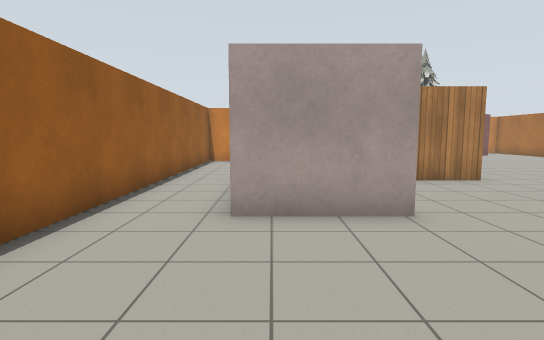
View 1 (above)

17 first-person views from a walk through a world built for the Gazebo simulator. The camera is 1.2 m above the floor, tilts 6° down and sees 80° across. Floor lines are 1 m apart. The floor is counted in squares, 1 m on a side. Each view is taken from the middle of a square. On the plan, view 1 faces up. The plan holds only what a view shows up to about 13 squares ahead; the rest is blank. Simple patterns stand in for the simulator's built-in surfaces.

View 2
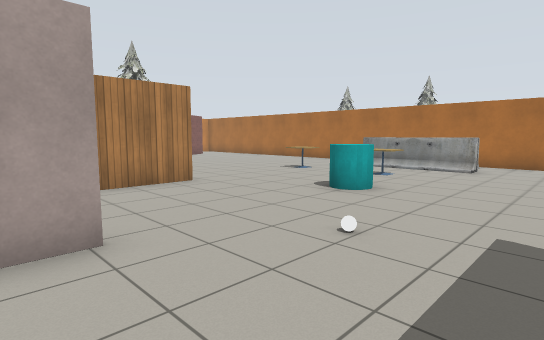

View 3
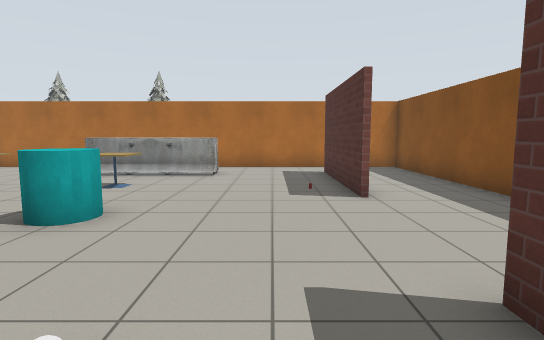

View 4
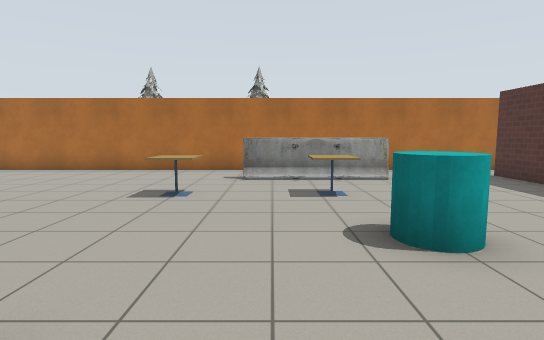

View 5
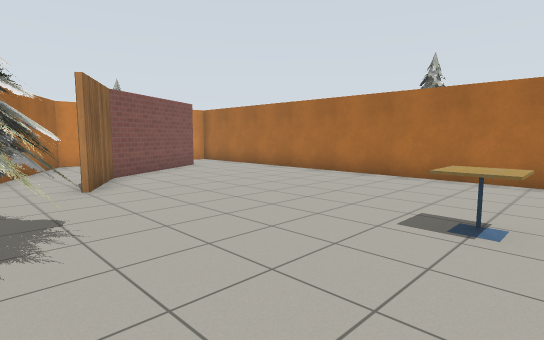

View 6
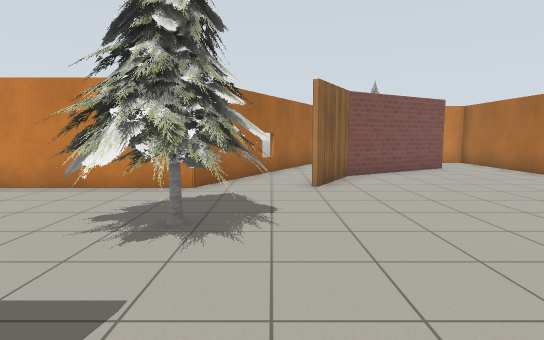

View 7
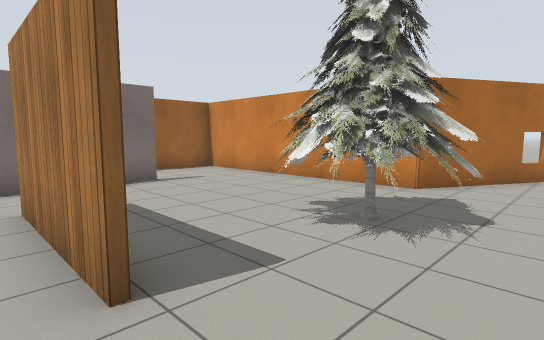

View 8
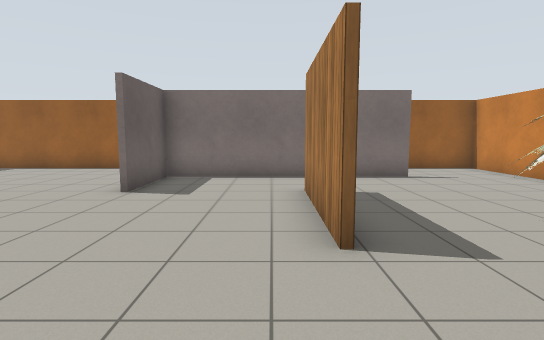

View 9
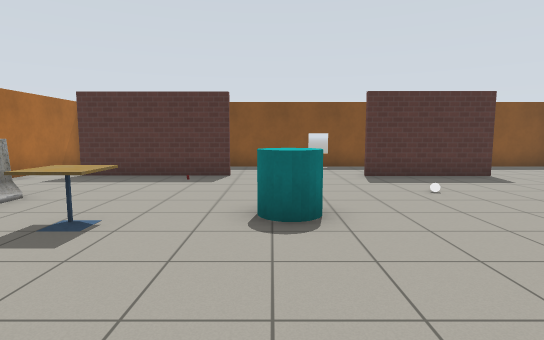

View 10
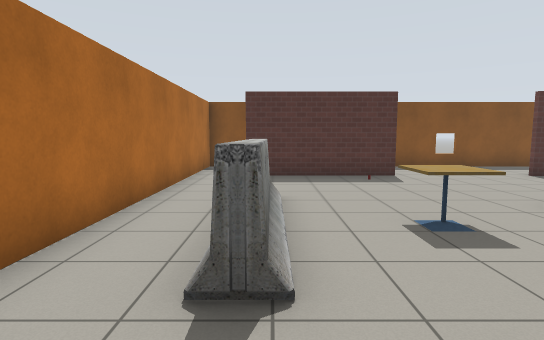

View 11
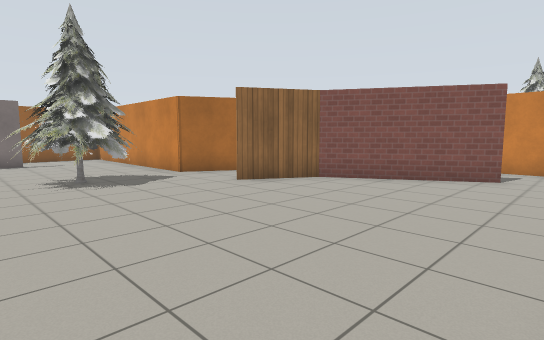

View 12
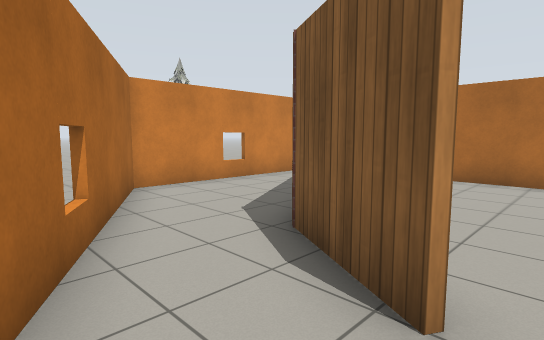

View 13
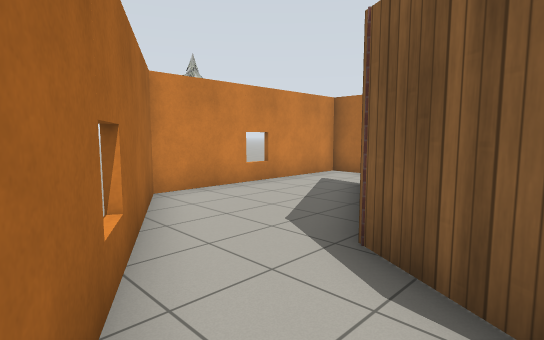

View 14
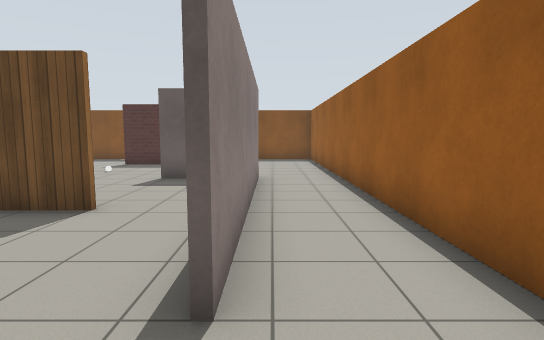

View 15
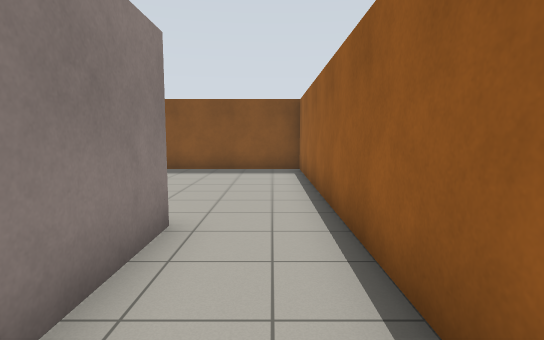

View 16
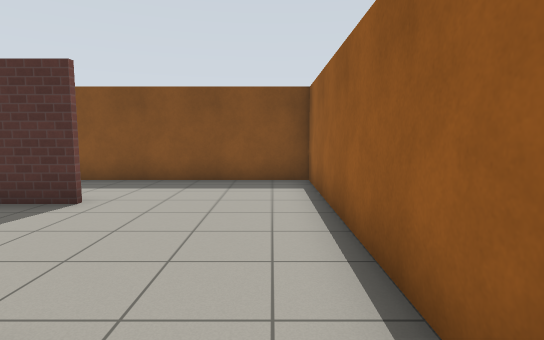

View 17
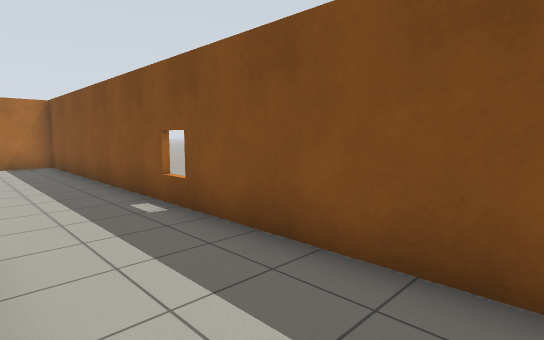

### Floor plan
Points are (right, up) in squares from view 1. A wall is a line through its corners. A room is listed if a view was taken in it or the views show most of it. See-through windows are left out.
Room 1 (views 1, 2, 3, 4, 5, 6, 7, 8, 9, 10, 11, 12, 13, 14, 15, 16, 17)
walls: (5.8, 8.7) (1.9, 8.7); (1.9, 8.9) (3.4, 8.9); (2.3, 4.8) (-0.6, 4.8) (-0.6, 12.1); (9.2, 0.4) (13.9, 0.4); (-0.5, 12.1) (-0.5, 4.9) (2.3, 4.9); (6, 17) (5.2, 15.5) (-3, 15.5) (-3, -2.8) (15.4, -2.8) (15.4, 22.4) (9, 22.4) (7.1, 18.9); (1.4, 0.4) (5.2, 0.4); (13.4, 20.1) (9.3, 17.7) (8.1, 15.5)
ways out: opening at (7.5, 17.5) to room 2
objects: pine tree (4, 11) to (7, 14); white ball (5, 3); cyan cylinder (7, 5) to (8, 5); other object (10, 1); cafe table (10, 6) to (11, 6); cafe table (10, 9) to (11, 9); barrier (13, 4) to (13, 8)
Room 2 (no view inside)
walls: (7.1, 18.9) (6, 17); (7.9, 15.6) (9.2, 17.9)
ways out: opening at (7.5, 17.5) to room 1

Positions as (right, up) in squares from view 1, and headings:
1: (0, 0), facing up
2: (1, 1), facing up-right
3: (3, 2), facing right
4: (4, 7), facing right
5: (6, 8), facing up-right
6: (7, 8), facing up
7: (8, 8), facing up-left
8: (9, 8), facing left
9: (8, 10), facing down
10: (13, 10), facing down
11: (15, 10), facing up-left
12: (6, 15), facing up-right
13: (6, 16), facing up-right
14: (-1, 14), facing down
15: (-2, 9), facing down
16: (-2, 6), facing down
17: (1, 0), facing down-right
